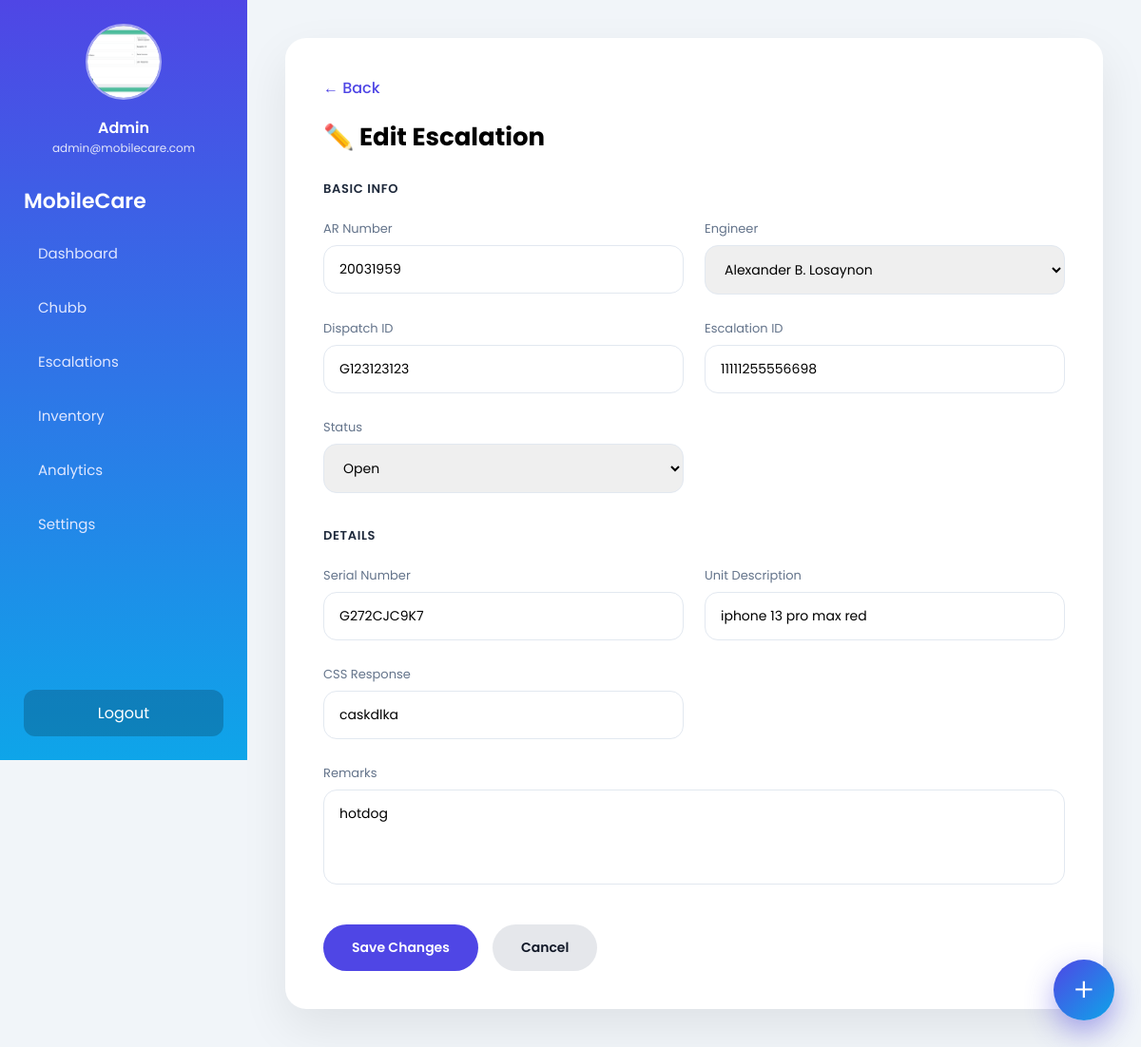
The app's page /Escalations/escalation_edit.php?id=2 (signed in) with its own data.
### tables this page shows
CREATE TABLE `users` (
  `id` int(11) NOT NULL,
  `email` varchar(100) NOT NULL,
  `name` varchar(100) DEFAULT NULL,
  `password` varchar(255) NOT NULL,
  `role` enum('admin','manager','engineer','user') NOT NULL DEFAULT 'user',
  `account_type` varchar(100) NOT NULL,
  `is_engineer` tinyint(1) DEFAULT 0,
  `created_at` timestamp NOT NULL DEFAULT current_timestamp(),
  `last_activity` datetime DEFAULT NULL,
  `reset_token` varchar(255) DEFAULT NULL,
  `reset_expires` datetime DEFAULT NULL,
  `full_name` varchar(255) DEFAULT NULL,
  `personal_id` varchar(100) DEFAULT NULL,
  `profile_image` varchar(255) DEFAULT NULL,
  `position` varchar(100) NOT NULL,
  `active` tinyint(1) NOT NULL DEFAULT 1 COMMENT '1 = active, 0 = inactive'
);

CREATE TABLE `escalations` (
  `id` int(11) NOT NULL,
  `ar_number` varchar(100) DEFAULT NULL,
  `engineer_name` varchar(100) DEFAULT NULL,
  `dispatch_id` varchar(100) DEFAULT NULL,
  `escalation_id` varchar(100) DEFAULT NULL,
  `escalation_status` varchar(50) DEFAULT NULL,
  `serial_number` varchar(100) DEFAULT NULL,
  `unit_description` varchar(255) DEFAULT NULL,
  `css_response` varchar(255) DEFAULT NULL,
  `remarks` text DEFAULT NULL,
  `site` varchar(100) DEFAULT NULL,
  `created_at` timestamp NOT NULL DEFAULT current_timestamp()
);

### Escalations/escalation_edit.php (the view, shortened to what this page needs)
<?php
$conn = new mysqli("localhost","root","","Mobilecare_monitoring");
$id = intval($_GET['id'] ?? 0);
$stmt = $conn->prepare("SELECT * FROM escalations WHERE id=?");
$stmt->bind_param("i", $id);
$stmt->execute();
$result = $stmt->get_result();
$escalation = $result->fetch_assoc();
$engineers = [];
$sql = "SELECT full_name FROM users WHERE full_name IS NOT NULL AND full_name != '' ORDER BY full_name ASC";
$res = $conn->query($sql);
while($row = $res->fetch_assoc()) $engineers[] = $row['full_name'];
?>
<!DOCTYPE html>
<html lang="en">
<head>
</head>
<body>
<?php require_once __DIR__.'/../sidebar/sidebar.php'; ?>
<div class="main">
<div class="card">
<a href="escalations.php" class="back">← Back</a>
<h2>✏️ Edit Escalation</h2>
<form method="POST">
<div class="section">
    <div class="section-title">Basic Info</div>
    <div class="grid">
        <div>
            <label>AR Number</label>
            <input name="ar_number" value="<?= htmlspecialchars($escalation['ar_number']) ?>" required>
        </div>
        <div>
            <label>Engineer</label>
            <select name="engineer_name" required>
                <?php foreach($engineers as $eng): ?>
                    <option value="<?= htmlspecialchars($eng) ?>" <?= $eng==$escalation['engineer_name']?'selected':'' ?>>
                        <?= htmlspecialchars($eng) ?>
                    </option>
                <?php endforeach; ?>
            </select>
        </div>
        <div>
            <label>Dispatch ID</label>
            <input name="dispatch_id" value="<?= htmlspecialchars($escalation['dispatch_id']) ?>">
        </div>
        <div>
            <label>Escalation ID</label>
            <input name="escalation_id" value="<?= htmlspecialchars($escalation['escalation_id']) ?>">
        </div>
        <div>
            <label>Status</label>
            <select name="escalation_status" required>
                <option <?= $escalation['escalation_status']=='Open'?'selected':'' ?>>Open</option>
            </select>
        </div>
    </div>
</div>
<div class="section">
    <div class="section-title">Details</div>
    <div class="grid">
        <div>
            <label>Serial Number</label>
            <input name="serial_number" value="<?= htmlspecialchars($escalation['serial_number']) ?>">
        </div>
        <div>
            <label>Unit Description</label>
            <input name="unit_description" value="<?= htmlspecialchars($escalation['unit_description']) ?>">
        </div>
        <div>
            <label>CSS Response</label>
            <input name="css_response" value="<?= htmlspecialchars($escalation['css_response']) ?>">
        </div>
        <div style="grid-column:1 / -1">
            <label>Remarks</label>
            <textarea name="remarks"><?= htmlspecialchars($escalation['remarks']) ?></textarea>
        </div>
    </div>
</div>
<div class="actions">
    <button class="btn save">Save Changes</button>
    <a href="escalations.php" class="btn cancel">Cancel</a>
</div>
</form>
</div>
</div>
</body>
</html>

### sidebar/sidebar.php (shortened to what this page needs)
<?php
$current = basename($_SERVER['PHP_SELF']);
$conn = new mysqli('localhost','root','','Mobilecare_monitoring');
$user_id = $_SESSION['user_id'] ?? 0;
$profile_image = $full_name = $email = $role = '';
if($user_id){
    $stmt = $conn->prepare("SELECT full_name, email, profile_image, role FROM users WHERE id=?");
    if($stmt){
        $stmt->bind_param("i",$user_id);
        $stmt->execute();
        $stmt->bind_result($full_name, $email, $profile_image, $role);
    }
}
$isAdmin = ($role === 'admin');
$display_name = $full_name ?: $email;
$profile_image_url = $profile_image
    ? "/Mobilecare_Monitoring/uploads/".htmlspecialchars($profile_image)
    : "/Mobilecare_Monitoring/uploads/default.png";
?>
<div class="sidebar">
    <div class="profile">
        <img src="<?= $profile_image_url ?>">
        <div class="name"><?= htmlspecialchars($display_name) ?></div>
        <div class="email"><?= htmlspecialchars($email) ?></div>
    </div>
    <div class="logo">MobileCare</div>
    <div class="nav">
        <a href="/Mobilecare_Monitoring/dashboard.php" class="<?= $current==='dashboard.php'?'active':'' ?>">Dashboard</a>
        <a href="/Mobilecare_Monitoring/Chubb/chubb.php" class="<?= $current==='chubb.php'?'active':'' ?>">Chubb</a>
        <a href="/Mobilecare_Monitoring/Escalations/escalations.php" class="<?= $current==='escalations.php'?'active':'' ?>">Escalations</a>
        <a href="/Mobilecare_Monitoring/Inventory/inventory.php" class="<?= $current==='inventory.php'?'active':'' ?>">Inventory</a>
        <?php if($isAdmin): ?>
            <a href="/Mobilecare_Monitoring/Reports/reports.php" class="<?= $current==='reports.php'?'active':'' ?>">Analytics</a>
        <?php else: ?>
            <a href="/Mobilecare_Monitoring/Endorsement_tally/endorsement_tally.php" class="<?= $current==='endorsement_tally.php'?'active':'' ?>">Endorsements</a>
        <?php endif; ?>
        <a href="/Mobilecare_Monitoring/settings/settings.php" class="<?= $current==='settings.php'?'active':'' ?>">Settings</a>
    </div>
    <a href="/Mobilecare_monitoring/Login/logout.php" class="logout">Logout</a>
</div>
<div class="floating-menu">
    <button class="menu-btn" id="menuBtn">+</button>
</div>

### Escalations/escalation_edit.php (style rules this page uses)
:root { --bg:#f1f5f9; --card:#ffffff; --primary:#4f46e5; --muted:#64748b; --border:#e2e8f0; }
* { box-sizing:border-box;font-family:Poppins }
body { margin:0;background:var(--bg) }
.main { margin-left:260px; padding:40px; max-width:1200px; }
.card { background:var(--card); border-radius:22px; padding:40px; box-shadow:0 20px 50px rgba(0,0,0,.08); }
h2 { margin:0 0 25px;font-size:26px }
.section { margin-bottom:35px }
.section-title { font-size:13px; font-weight:600; color:#1e293b; margin-bottom:18px; text-transform:uppercase; letter-spacing:.05em; }
.grid { display:grid; grid-template-columns:repeat(auto-fit,minmax(260px,1fr)); gap:22px; }
label { font-size:13px;color:var(--muted) }
input,select,textarea { width:100%; padding:14px 16px; border-radius:14px; border:1px solid var(--border); margin-top:6px; font-size:14px; }
textarea { resize:none;height:100px }
.actions { display:flex; gap:15px; margin-top:35px; }
.btn { padding:14px 30px; border-radius:999px; border:none; font-weight:600; cursor:pointer; font-size:14px; }
.save { background:var(--primary);color:#fff }
.cancel { background:#e5e7eb;color:#111827;text-decoration:none }
.back { display:inline-block; margin-bottom:20px; color:var(--primary); text-decoration:none; font-weight:500; }

### sidebar/sidebar.php (style rules this page uses)
.sidebar { position:fixed; top:0;left:0; width:260px;height:100vh; background:linear-gradient(180deg,#4f46e5,#0ea5e9); color:#fff; padding:25px; display:flex; flex-direction:column; z-index:100; }
.profile { text-align:center;margin-bottom:30px }
.profile img { width:80px;height:80px;border-radius:50%; border:2px solid rgba(255,255,255,.5); object-fit:cover;margin-bottom:10px }
.profile .name { font-weight:600;font-size:16px }
.profile .email { font-size:12px;opacity:.85;word-break:break-word }
.logo { font-size:22px;font-weight:600;margin-bottom:15px }
.nav a { display:block; padding:12px 15px; border-radius:12px; color:#e0e7ff; text-decoration:none; margin-bottom:10px; font-size:15px; }
.logout { margin-top:auto; padding:12px; border-radius:12px; background:rgba(0,0,0,.2); text-align:center; color:#fff; text-decoration:none; }
.floating-menu { position:fixed; right:28px; bottom:28px; z-index:1000; }
.menu-btn { width:64px; height:64px; border-radius:50%; border:none; cursor:pointer; background:linear-gradient(135deg,#4f46e5,#0ea5e9); color:#fff; font-size:34px; font-weight:300; display:flex; align-items:center; justify-content:center; box-shadow: 0 12px 30px rgba(79,70,229,.45), 0 0 0 0 rgba(79,70,229,.6); transition: transform .35s ease, box-shadow .35s ease; }

### records on screen
users: profile_image (picture), full_name "Admin", email "admin@mobilecare.com"
escalations: ar_number "20031959", engineer_name "Alexander B. Losaynon", dispatch_id "G123123123", escalation_id "11111255556698", escalation_status "Open", serial_number "G272CJC9K7", unit_description "iphone 13 pro max red", css_response "caskdlka", remarks "hotdog"
